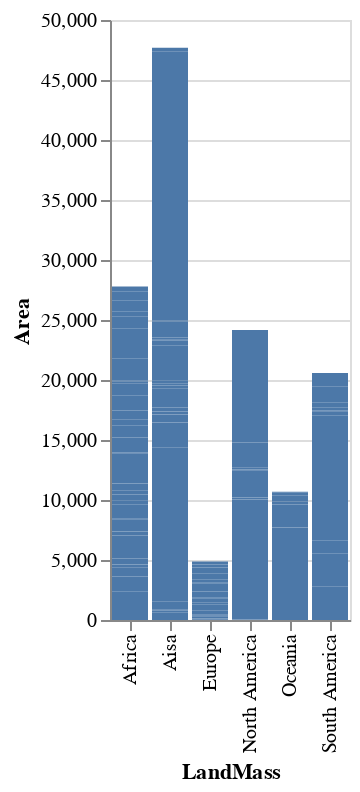

The cell this chart's notebook holds for it:
### Code cell
areaBarChart = alt.Chart(dataset).mark_bar().encode(x='LandMass', y='Area').interactive()

areaBarChart

### Figure 1 — Vega-Lite specification as saved in the notebook (floating-point values rounded to 4 significant figures; data arrays with more than 128 entries replaced by an {"elided": "..."} marker saying what was removed)
{"config": {"view": {"continuousWidth": 400, "continuousHeight": 300}}, "data": {"name": "data-597e2482e91f6c85ab048bb39976451d"}, "mark": "bar", "encoding": {"x": {"type": "nominal", "field": "LandMass"}, "y": {"type": "quantitative", "field": "Area"}}, "selection": {"selector018": {"type": "interval", "bind": "scales", "encodings": ["x", "y"]}}, "$schema": "https://vega.github.io/schema/vega-lite/v4.8.1.json", "datasets": {"data-597e2482e91f6c85ab048bb39976451d": {"elided": "194 records"}}}
